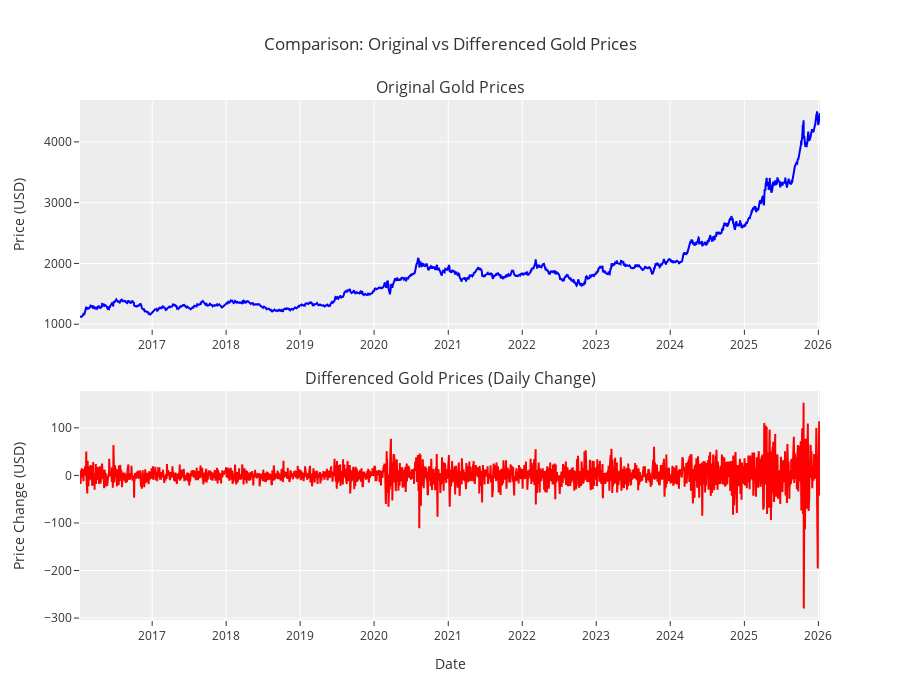

This figure's notebook cell:
### Markdown cell above
## 4. ADF Test on Differenced Data

Now let's run the ADF test again on the differenced series to confirm it's stationary.

### Code cell
# Create 2-panel comparison plot
fig = make_subplots(
    rows=2, cols=1,
    subplot_titles=("Original Gold Prices", "Differenced Gold Prices (Daily Change)"),
    vertical_spacing=0.12
)

# Original prices
fig.add_trace(
    go.Scatter(x=gold.index, y=gold['Price'], mode='lines', name='Original Price', line=dict(color='blue')),
    row=1, col=1
)

# Differenced prices
fig.add_trace(
    go.Scatter(x=gold.index, y=gold['Price_Diff'], mode='lines', name='Price Change', line=dict(color='red')),
    row=2, col=1
)

# Add horizontal line at y=0 for differenced plot
fig.add_hline(y=0, line_dash="dash", line_color="gray", row=2, col=1)

# Update layout
fig.update_layout(
    height=700,
    title_text="Comparison: Original vs Differenced Gold Prices",
    showlegend=False
)
fig.update_xaxes(title_text="Date", row=2, col=1)
fig.update_yaxes(title_text="Price (USD)", row=1, col=1)
fig.update_yaxes(title_text="Price Change (USD)", row=2, col=1)

fig.show()

### Figure 1 — Plotly figure (JSON) as saved in the notebook; plotly's stock layout.template omitted (floating-point values rounded to 4 significant figures; data arrays with more than 128 entries replaced by an {"elided": "..."} marker saying what was removed)
{"data": [{"line": {"color": "blue"}, "mode": "lines", "name": "Original Price", "type": "scatter", "x": {"elided": "2515 str values"}, "xaxis": "x", "y": {"elided": "2515 float values"}, "yaxis": "y"}, {"line": {"color": "red"}, "mode": "lines", "name": "Price Change", "type": "scatter", "x": {"elided": "2515 str values"}, "xaxis": "x2", "y": {"elided": "2515 float values"}, "yaxis": "y2"}], "layout": {"annotations": [{"font": {"size": 16}, "showarrow": false, "text": "Original Gold Prices", "x": 0.5, "xanchor": "center", "xref": "paper", "y": 1, "yanchor": "bottom", "yref": "paper"}, {"font": {"size": 16}, "showarrow": false, "text": "Differenced Gold Prices (Daily Change)", "x": 0.5, "xanchor": "center", "xref": "paper", "y": 0.44, "yanchor": "bottom", "yref": "paper"}], "height": 700, "shapes": [{"line": {"color": "gray", "dash": "dash"}, "type": "line", "x0": 0, "x1": 1, "xref": "x2 domain", "y0": 0, "y1": 0, "yref": "y2"}], "showlegend": false, "title": {"text": "Comparison: Original vs Differenced Gold Prices"}, "xaxis": {"anchor": "y", "domain": [0, 1]}, "xaxis2": {"anchor": "y2", "domain": [0, 1], "title": {"text": "Date"}}, "yaxis": {"anchor": "x", "domain": [0.56, 1], "title": {"text": "Price (USD)"}}, "yaxis2": {"anchor": "x2", "domain": [0, 0.44], "title": {"text": "Price Change (USD)"}}}}
